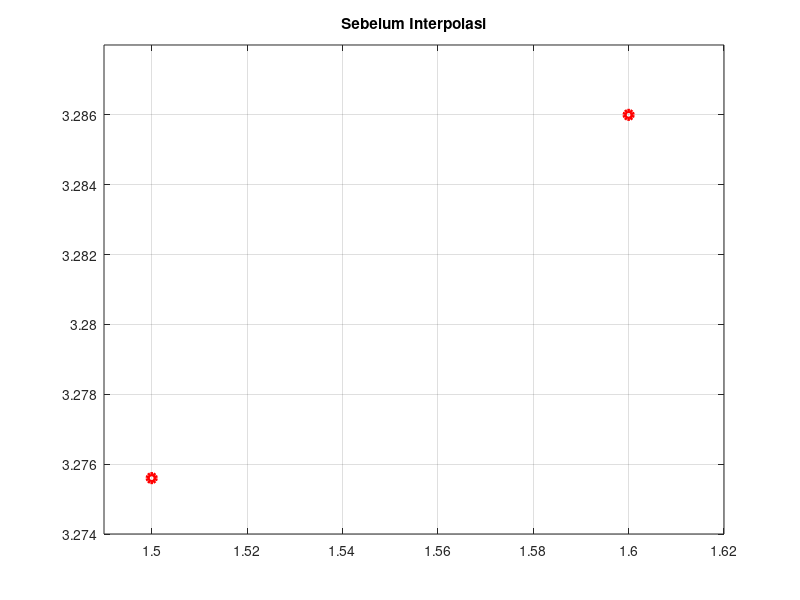
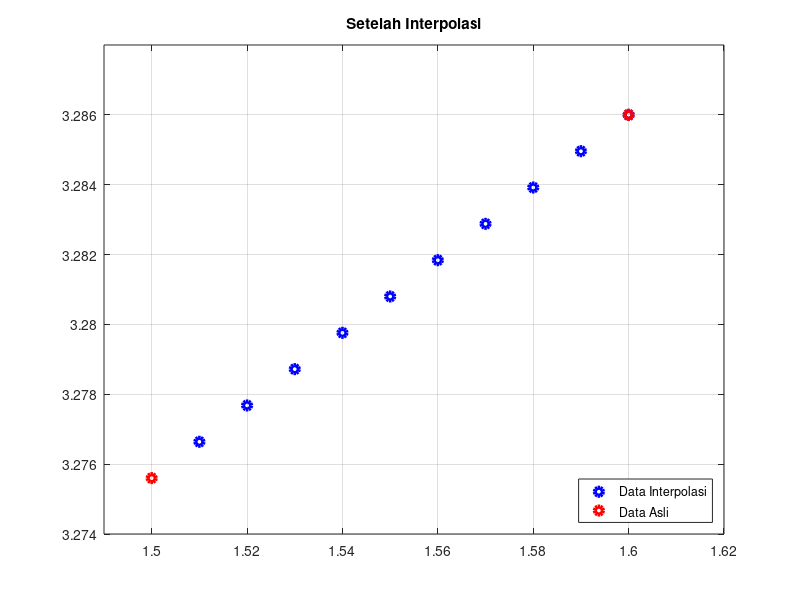

Source code (MATLAB) for these figures, in order:
%INTERPOLASI LINEAR
clc;clear;
%set data
x = [1.5, 1.6];  %1.7, 1.8];
y = [3.2756, 3.286];  %3.297, 3.308];

%plot data sebelum interpolasi
figure(1)
plot(x,y,'ro', 'linewidth', 3);
title('Sebelum Interpolasi');
axis([1.49 1.62 3.274 3.288])
grid on;

%insialisasi ruang array (matriks kosong)
yb = []; %nilai y hasil interpolasi
xb = []; %nilai x di antara x1 dan x2
%set dx
dx = 0.01;

%Inisialisasi nilai awal (persiapan hitung interpolasi)
x_max = max(x);
x1 = x(1);
x2 = x(2);
y1 = y(1);
y2 = y(2);

%hitung interpolasi (untuk dua data)
xb(1) = x1+dx;
yb(1) = y1 + ((xb(1)-x1)*(y2-y1)/(x2-x1));

%persiapan looping
i = 1;
j = 2;
while xb(i) < x_max
    %perulangan dilakukan selama nilai xb lebih kecil dr x_max
    %kondisi ini dibutuhkan jika data yg diketahui lebih dari 2
   if xb(i) > x(j)
         x1 = x(j);
         x2 = x(j+1);
         y1 = y(j);
         y2 = y(j+1);
         j = j+1;
   end
    i = i+1;
    xb(i) = xb(i-1)+dx;
    yb(i) = y1 + ((xb(i)-x1)*(y2-y1)/(x2-x1));
   
end

%plot hasil interpolasi
figure(2)
plot(xb, yb, 'bo', 'lineWidth', 3)
hold on
plot(x,y,'ro', 'linewidth', 3)
title('Setelah Interpolasi')
axis([1.49 1.62 3.274 3.288])
legend('Data Interpolasi', 'Data Asli', 'location', 'southeast')
grid on
hold off